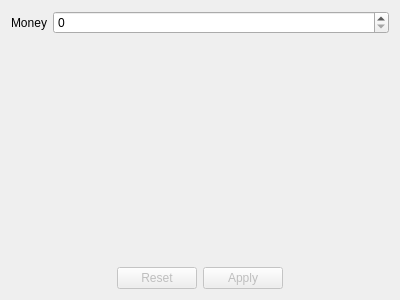
<?xml version="1.0" encoding="UTF-8"?>
<ui version="4.0">
 <class>Section9Tab</class>
 <widget class="QWidget" name="Section9Tab">
  <property name="geometry">
   <rect>
    <x>0</x>
    <y>0</y>
    <width>400</width>
    <height>300</height>
   </rect>
  </property>
  <property name="windowTitle">
   <string>Form</string>
  </property>
  <layout class="QVBoxLayout" name="verticalLayout">
   <item>
    <layout class="QFormLayout" name="formLayout">
     <item row="0" column="0">
      <widget class="QLabel" name="label">
       <property name="text">
        <string>Money</string>
       </property>
      </widget>
     </item>
     <item row="0" column="1">
      <widget class="QSpinBox" name="moneySB">
       <property name="maximum">
        <number>999999</number>
       </property>
      </widget>
     </item>
    </layout>
   </item>
   <item>
    <layout class="QHBoxLayout" name="horizontalLayout_3">
     <item>
      <spacer name="horizontalSpacer">
       <property name="orientation">
        <enum>Qt::Horizontal</enum>
       </property>
       <property name="sizeHint" stdset="0">
        <size>
         <width>40</width>
         <height>20</height>
        </size>
       </property>
      </spacer>
     </item>
     <item>
      <widget class="QPushButton" name="resetButton">
       <property name="enabled">
        <bool>false</bool>
       </property>
       <property name="text">
        <string>Reset</string>
       </property>
      </widget>
     </item>
     <item>
      <widget class="QPushButton" name="applyButton">
       <property name="enabled">
        <bool>false</bool>
       </property>
       <property name="text">
        <string>Apply</string>
       </property>
      </widget>
     </item>
     <item>
      <spacer name="horizontalSpacer_2">
       <property name="orientation">
        <enum>Qt::Horizontal</enum>
       </property>
       <property name="sizeHint" stdset="0">
        <size>
         <width>40</width>
         <height>20</height>
        </size>
       </property>
      </spacer>
     </item>
    </layout>
   </item>
  </layout>
 </widget>
 <resources/>
 <connections/>
</ui>
